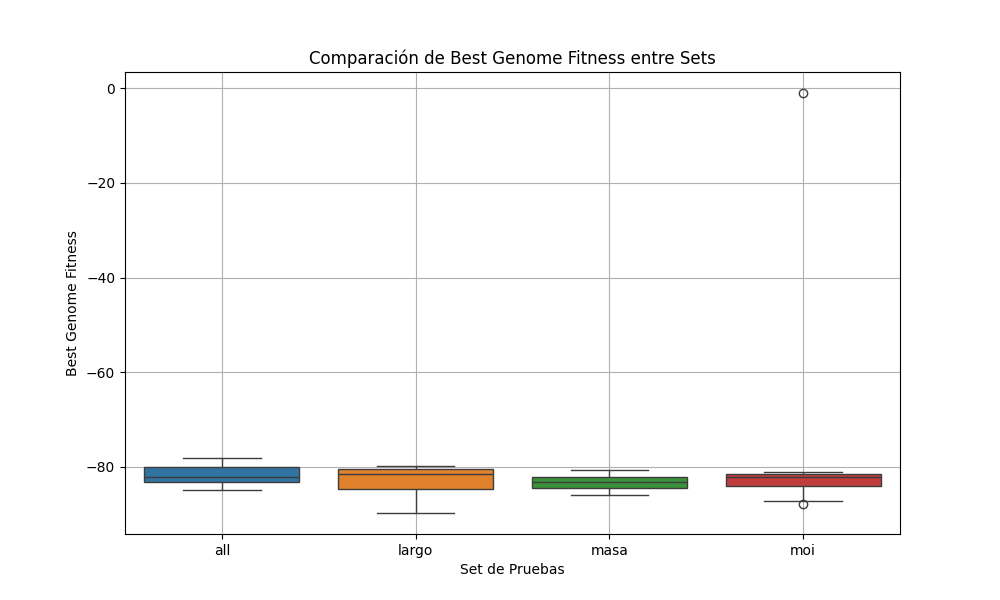

Generate this figure with Python:
import json
import os
import matplotlib.pyplot as plt
import seaborn as sns

# Carpetas y sets de pruebas
carpetas = ['all/', 'largo/', 'masa/', 'moi/'] #MODIFICAR
trials_por_carpeta = [(0, 11), (0, 11), (0, 11), (0, 11)] #MODIFICAR

# Para almacenar los datos
datos_por_set = []
nombres_sets = []

# Lectura de los archivos .json
for k, carpeta in enumerate(carpetas):
    best_genomes_set = []  # Almacenará los resultados de un set

    # Extraer el nombre del set (parte antes del '/')
    nombre_set = carpeta.split('/')[0]
    nombres_sets.append(nombre_set)

    for j in range(trials_por_carpeta[k][0], trials_por_carpeta[k][1]):
        file_path = f"{carpeta}results/trial-{j+1}/output.json"
        
        # Verificar si el archivo existe
        if os.path.exists(file_path):
            with open(file_path, 'r') as f:
                data = json.load(f)
                
                # Extraer el "BestGenome"
                best_genomes = data.get('Info', {}).get('BestGenome', [])
                if best_genomes:
                    # Tomamos el último valor de fitness como el mejor por cada prueba
                    last_best_fitness = best_genomes[-1][-1] if best_genomes[-1] else None
                    if last_best_fitness is not None:
                        best_genomes_set.append(last_best_fitness)
    
    # Agregar los datos del set al conjunto general
    datos_por_set.append(best_genomes_set)

# Creación del boxplot
plt.figure(figsize=(10, 6))
sns.boxplot(data=datos_por_set)
plt.xticks(ticks=range(len(nombres_sets)), labels=nombres_sets)
plt.xlabel("Set de Pruebas")
plt.ylabel("Best Genome Fitness")
plt.title("Comparación de Best Genome Fitness entre Sets")
plt.grid(True)
plt.savefig('boxplot.png')
plt.show()
